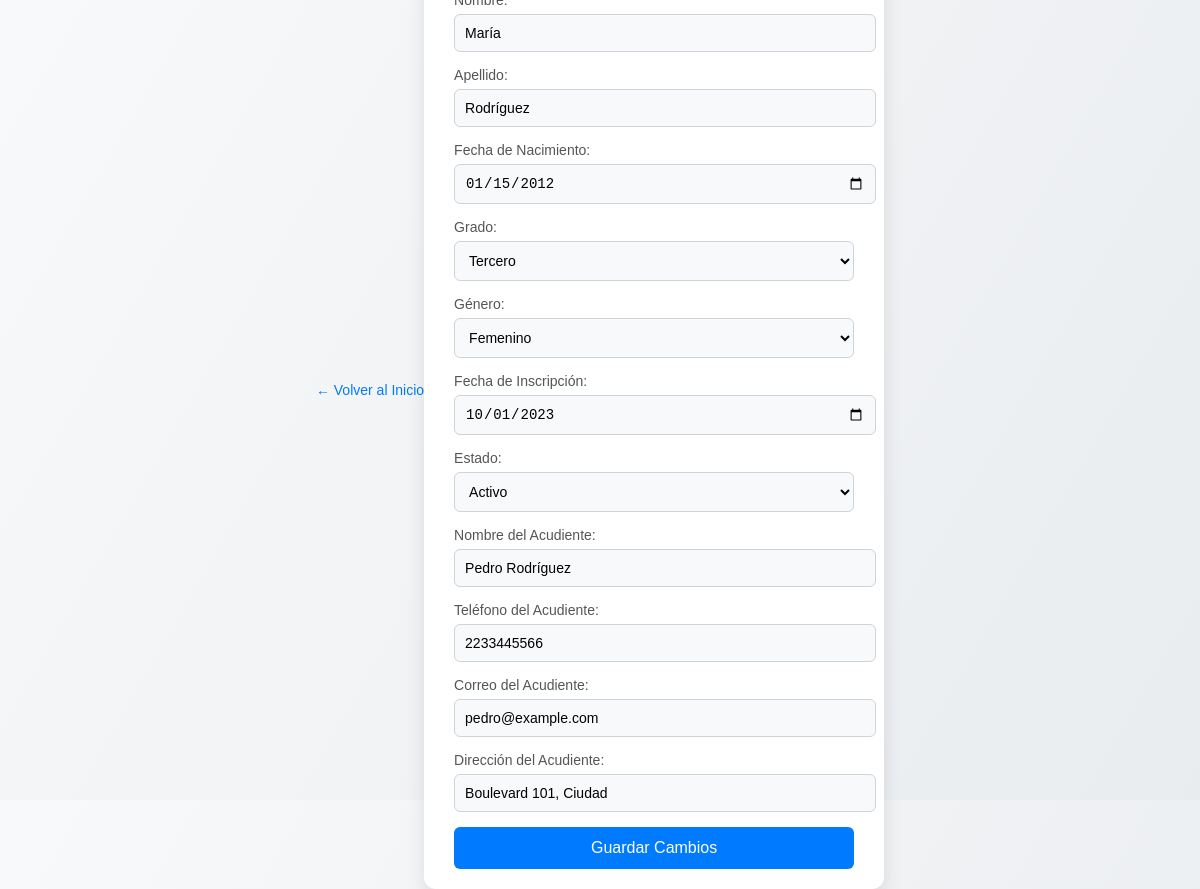
The app's page /editar/4 (signed in) with its own data.
### tables this page shows
CREATE TABLE estudiantes (
        id INTEGER PRIMARY KEY AUTOINCREMENT,
        nombre TEXT NOT NULL,
        apellido TEXT NOT NULL,
        fecha_nacimiento DATE NOT NULL,
        grado TEXT NOT NULL,
        genero TEXT,
        fecha_inscripcion DATE NOT NULL,
        estado TEXT NOT NULL,
        nombre_acudiente TEXT NOT NULL,
        telefono_acudiente TEXT,
        correo_acudiente TEXT,
        direccion_acudiente TEXT
    );

### app.py (the view, shortened to what this page needs)
@app.route('/editar/<int:id>', methods=['GET', 'POST'])
@login_required
def editar(id):
    conn = get_db_connection()
    estudiante = conn.execute('SELECT * FROM estudiantes WHERE id = ?', (id,)).fetchone()
    conn.close()
    return render_template('editar.html', estudiante=estudiante)

### app.py (called while the page is built)
@login_manager.user_loader
def load_user(user_id):
    conn = get_db_connection()
    user = conn.execute('SELECT * FROM usuarios WHERE id = ?', (user_id,)).fetchone()
    conn.close()
    if user:
        return User(user['id'], user['username'], user['password'])
    return None

def get_db_connection():
    conn = sqlite3.connect('colegio.db')
    conn.row_factory = sqlite3.Row
    return conn

### templates/editar.html (shortened to what this page needs)
<!DOCTYPE html>
<html lang="es">
<head>
</head>
<body>
    <a href="{{ url_for('index') }}" class="btn-back">← Volver al Inicio</a>
    <div class="container">
        <form action="{{ url_for('editar', id=estudiante.id) }}" method="POST">
            <label for="nombre">Nombre:</label>
            <input type="text" id="nombre" name="nombre" value="{{ estudiante.nombre }}" required>
            <label for="apellido">Apellido:</label>
            <input type="text" id="apellido" name="apellido" value="{{ estudiante.apellido }}" required>
            <label for="fecha_nacimiento">Fecha de Nacimiento:</label>
            <input type="date" id="fecha_nacimiento" name="fecha_nacimiento" value="{{ estudiante.fecha_nacimiento }}" required>
            <label for="grado">Grado:</label>
            <select id="grado" name="grado" required>
                {% for grado in ['Preescolar', 'Primero', 'Segundo', 'Tercero', 'Cuarto', 'Quinto', 'Sexto', 'Séptimo', 'Octavo', 'Noveno', 'Décimo', 'Undécimo'] %}
                <option value="{{ grado }}" {% if estudiante.grado == grado %}selected{% endif %}>{{ grado }}</option>
                {% endfor %}
            </select>
            <label for="genero">Género:</label>
            <select id="genero" name="genero" required>
                <option value="Femenino" {% if estudiante.genero == 'Femenino' %}selected{% endif %}>Femenino</option>
            </select>
            <label for="fecha_inscripcion">Fecha de Inscripción:</label>
            <input type="date" id="fecha_inscripcion" name="fecha_inscripcion" value="{{ estudiante.fecha_inscripcion }}" required>
            <label for="estado">Estado:</label>
            <select id="estado" name="estado" required>
                <option value="Activo" {% if estudiante.estado == 'Activo' %}selected{% endif %}>Activo</option>
            </select>
            <label for="nombre_acudiente">Nombre del Acudiente:</label>
            <input type="text" id="nombre_acudiente" name="nombre_acudiente" value="{{ estudiante.nombre_acudiente }}" required>
            <label for="telefono_acudiente">Teléfono del Acudiente:</label>
            <input type="tel" id="telefono_acudiente" name="telefono_acudiente" value="{{ estudiante.telefono_acudiente }}" required>
            <label for="correo_acudiente">Correo del Acudiente:</label>
            <input type="email" id="correo_acudiente" name="correo_acudiente" value="{{ estudiante.correo_acudiente }}" required>
            <label for="direccion_acudiente">Dirección del Acudiente:</label>
            <input type="text" id="direccion_acudiente" name="direccion_acudiente" value="{{ estudiante.direccion_acudiente }}">
            <button type="submit">Guardar Cambios</button>
        </form>
    </div>
</body>
</html>

### templates/editar.html (style rules this page uses)
body { font-family: 'Arial', sans-serif; background: linear-gradient(120deg, #f8f9fa, #e9ecef); display: flex; justify-content: center; align-items: center; height: 100vh; margin: 0; }
.container { background-color: #ffffff; padding: 20px 30px; border-radius: 12px; box-shadow: 0 8px 20px rgba(0, 0, 0, 0.1); max-width: 400px; width: 100%; }
label { font-size: 14px; color: #555; margin-bottom: 6px; display: block; }
input[type="text"], input[type="email"], input[type="date"], input[type="tel"], select { width: 100%; padding: 10px; margin-bottom: 15px; border: 1px solid #ced4da; border-radius: 6px; font-size: 14px; background-color: #f8f9fa; }
button { background-color: #007BFF; color: #ffffff; padding: 12px; border: none; border-radius: 6px; font-size: 16px; cursor: pointer; width: 100%; transition: background-color 0.3s ease; }
.btn-back { background-color: transparent; color: #007BFF; text-decoration: none; font-size: 14px; margin-bottom: 20px; display: inline-block; transition: color 0.3s ease; }
.container { overflow-y: auto; }

### records on screen
estudiantes: nombre "María", apellido "Rodríguez", fecha_nacimiento "01/15/2012", grado "Tercero", genero "Femenino", fecha_inscripcion "10/01/2023", estado "Activo", nombre_acudiente "Pedro Rodríguez", telefono_acudiente "2233445566", correo_acudiente "pedro@example.com", direccion_acudiente "Boulevard 101, Ciudad"
